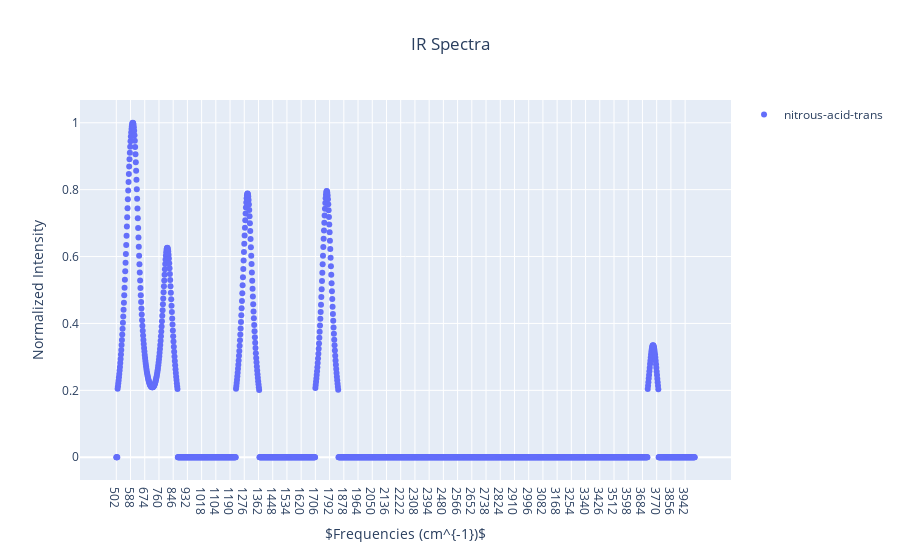

The notebook cell saved with this chart:
### Markdown cell above
## Displaying FP or FN Spectrum

Edit the molecule index below to display the spectrum of a particular FP or FN for inspection. Do you see any spectral features that might explain the error?

### Code cell
# to display the spectrum of a FP
# in the line below, insert the index value of the molecule you want to see from the table above
fp_idx=78
# then display the figure
fp_mol=test.set_index('name').iloc[fp_idx,3:]
fig = go.Figure()
fig.add_trace(go.Scatter(x=fp_mol.index,
                         y=fp_mol,
                         name=fp_mol.name,
                         mode='markers'))
# Graph Layout
fig.update_layout(title='IR Spectra', title_x=0.5,
                  xaxis = dict(title='$Frequencies (cm^{-1})$'),
                  yaxis = dict(title='Normalized Intensity'))
fig.update_layout(showlegend=True)

### Figure 1 — Plotly figure (JSON) as saved in the notebook; plotly's stock layout.template omitted (floating-point values rounded to 4 significant figures; data arrays with more than 128 entries replaced by an {"elided": "..."} marker saying what was removed)
{"data": [{"mode": "markers", "name": "nitrous-acid-trans", "type": "scatter", "x": {"elided": "1750 str values"}, "y": {"elided": "1750 float values"}}], "layout": {"showlegend": true, "title": {"text": "IR Spectra", "x": 0.5}, "xaxis": {"title": {"text": "$Frequencies (cm^{-1})$"}}, "yaxis": {"title": {"text": "Normalized Intensity"}}}}
